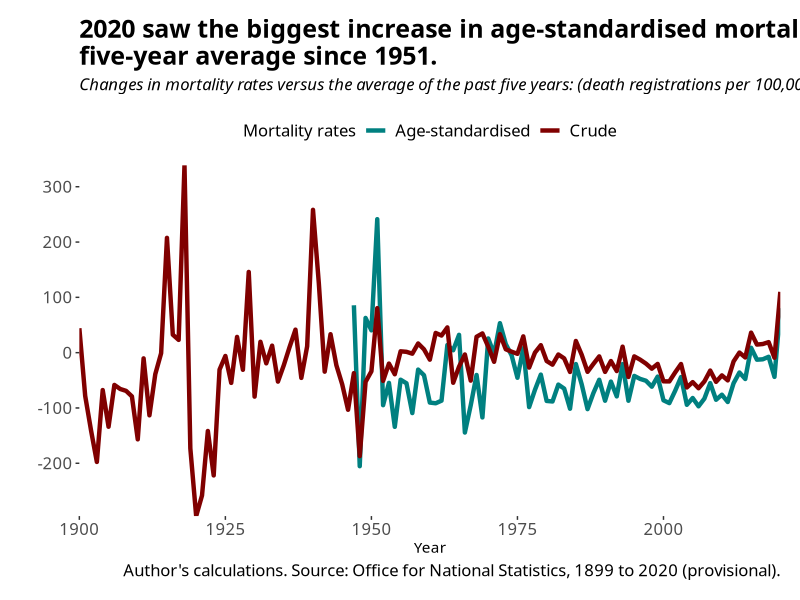
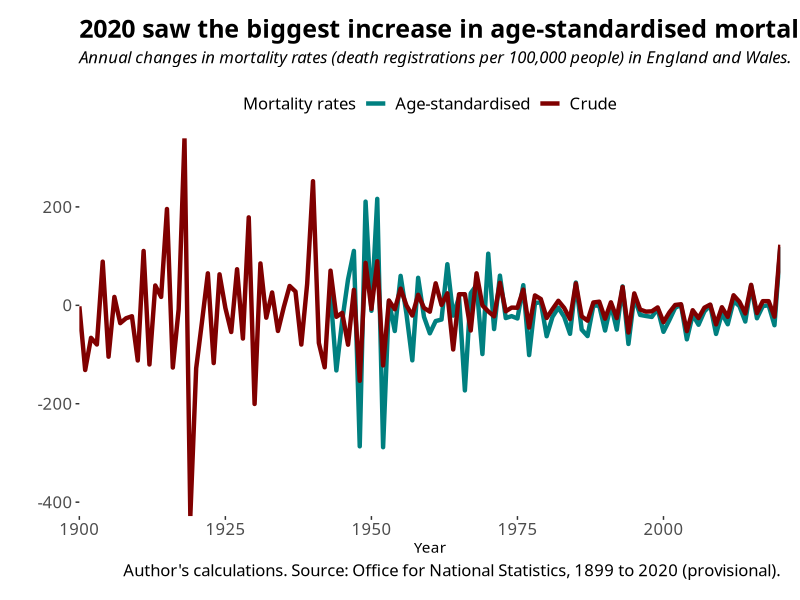
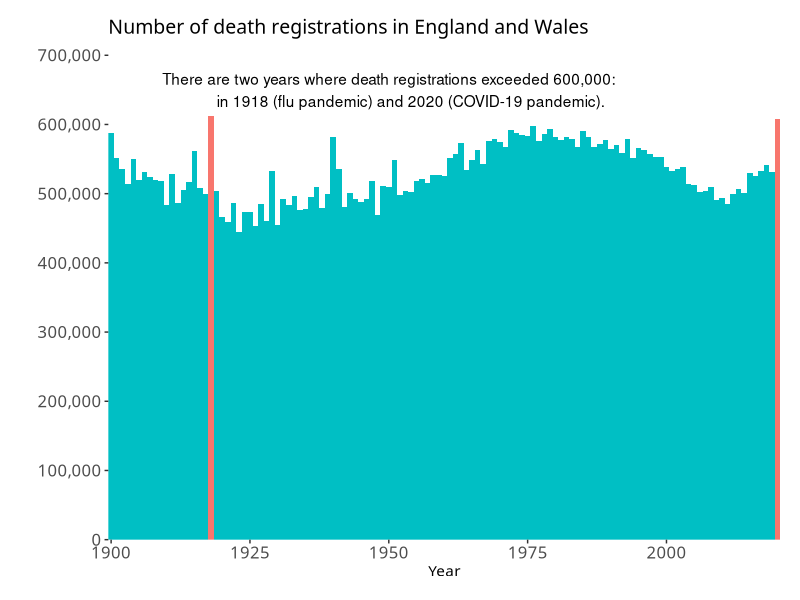
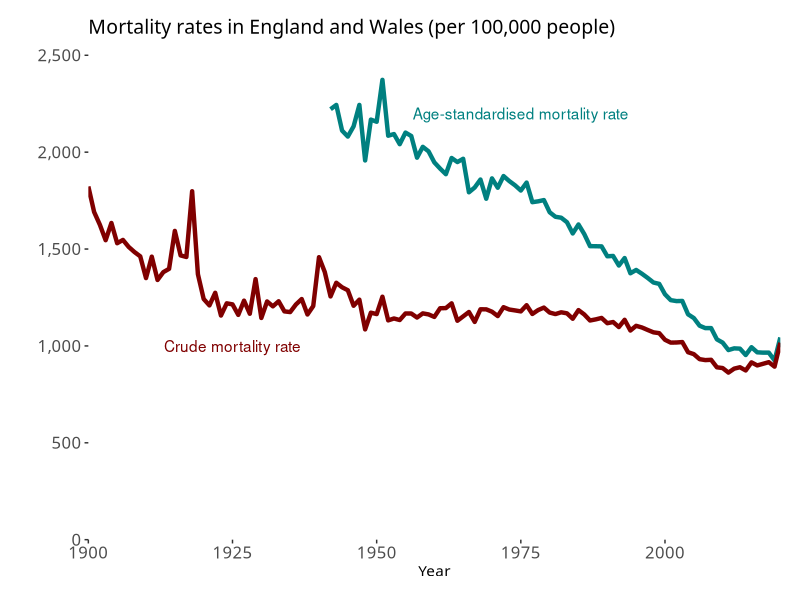
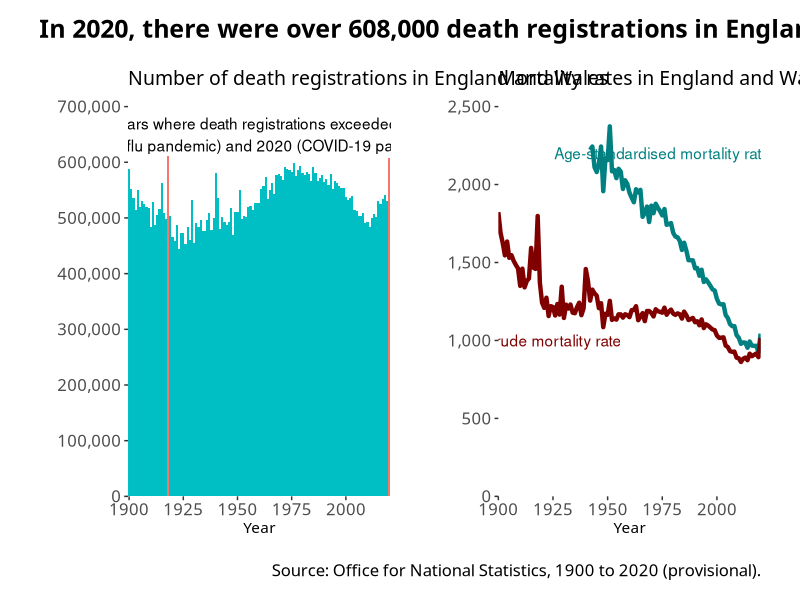

Write R code to recreate these figures, in order.
## Packages and Themes
# First, install the packages we need
library(tidyverse)
library(readxl)
library(patchwork)
library(scales)

# I set the plotting theme
theme_clean <- theme_bw(base_family="Calibri") + 
  theme(legend.position = "top",
        legend.title = element_text(size = 12),
        legend.text = element_text(size = 12),
        axis.text = element_text(size = 12),
        plot.title = element_text(size = 18, face = "bold"),
        plot.subtitle = element_text(size = 12, face = "italic", margin = margin(b=12)),
        plot.caption = element_text(size = 12),
        plot.margin = unit(c(.5,.5,.5,.5), "cm"),
        panel.grid.major = element_blank(),
        panel.grid.minor = element_blank(),
        panel.border = element_blank())
theme_set(theme_clean)

## Drawing and tidying the data
# I draw the figures from the prepared file
# You can download the original version from the Office for National Statistics here:
# https://www.ons.gov.uk/peoplepopulationandcommunity/birthsdeathsandmarriages/deaths/adhocs/12735annualdeathsandmortalityrates1938to2020provisional
ons_deaths_mortality_df <- read_excel("ONS Mortality Rates/ONS England and Wales Death Registrations - 1838 to 2020 - 2020-02-13.xlsx",
                                                                                sheet = "DATA")
# First, a simple table of the death registrations
ons_deathregs_df <- ons_deaths_mortality_df %>%
  filter(year >= 1900) %>%
  select(year, number_of_deaths)

# Next, we want a tidy data-set of the two mortality rates
ons_mortality_rates_df <- ons_deaths_mortality_df %>%
  filter(year >= 1900) %>%
  select(year, crude_mortality_rate_per100000,
         age_standardised_mortality_rate_per100000) %>%
  pivot_longer(cols = 2:3,
               names_to = "measures",
               values_to = "rate") %>%
  drop_na()

# Third, we want to understand annual changes in mortality rates
ons_mortality_change_df <- ons_deaths_mortality_df %>%
  arrange(year) %>%
  mutate(crude_change = crude_mortality_rate_per100000 -
           lag(crude_mortality_rate_per100000, 1),
         agest_change = age_standardised_mortality_rate_per100000 - 
           lag(age_standardised_mortality_rate_per100000, 1)) %>%
  filter(year >= 1900) %>%
  select(year, crude_change, agest_change) %>%
  pivot_longer(cols = 2:3,
               names_to = "measures",
               values_to = "change") %>%
  drop_na()

# We could also use a past 5-year average
ons_5yravg_change_df <- ons_deaths_mortality_df %>%
  arrange(year) %>%
  rename(crude = crude_mortality_rate_per100000,
         agest = age_standardised_mortality_rate_per100000) %>%
  mutate(crude_change = crude - (lag(crude,1) + lag(crude,2) +
                        lag(crude,3) + lag(crude,4) + lag(crude,5))/5,
         agest_change = agest - (lag(agest,1) + lag(agest,2) +
                        lag(agest,3) + lag(agest,4) + lag(agest,5))/5) %>%
  filter(year >= 1900) %>%
  select(year, crude_change, agest_change) %>%
  pivot_longer(cols = 2:3,
               names_to = "measures",
               values_to = "change") %>%
  drop_na()

## Making the graphs
# This is the first half of the first graph
ons_mortality_gg1 <- ons_deathregs_df %>%
  ggplot(aes(x = year,
             y = number_of_deaths)) +
  geom_bar(stat = "identity",
           width = 1,
           aes(fill = number_of_deaths <= 600000)) +
  scale_x_continuous(expand = c(0,0)) +
  scale_y_continuous(expand = c(0,0),
                     limits = c(0,700000),
                     labels = label_comma(),
                     breaks = breaks_pretty(n = 7)) +
  theme(legend.position = "NONE",
        plot.subtitle = element_text(size = 14,
                                     face = "plain")) +
  labs(subtitle = "Number of death registrations in England and Wales",
       x = "Year",
       y = "") +
  annotate("text", x = 1950, y = 650000,
           label = "There are two years where death registrations exceeded 600,000:
           in 1918 (flu pandemic) and 2020 (COVID-19 pandemic).")

# This is the second half of the first graph
ons_mortality_gg2 <- ons_mortality_rates_df %>%
  ggplot(aes(x = year,
             y = rate,
             group = measures)) +
  geom_line(aes(color = measures),
            size = 1.5) +
  scale_x_continuous(expand = c(0,0)) +
  scale_y_continuous(expand = c(0,0),
                     limits = c(0,2500),
                     labels = label_comma()) +
  theme(legend.position = "NONE",
        plot.subtitle = element_text(size = 14,
                                     face = "plain")) +
  labs(x = "Year",
       y = "",
       subtitle = "Mortality rates in England and Wales (per 100,000 people)") +
  scale_colour_manual(values = c("#008080", "#800000")) +
  annotate("text", x = 1925, y = 1000,
           label = "Crude mortality rate",
           color = "#800000") +
  annotate("text", x = 1975, y = 2200,
           label = "Age-standardised mortality rate",
           color = "#008080")

# Using patchwork, we join these two graphs using the + operator
# In patchwork, the plot_annotation function creates overarching annotations
ons_mortality_ggp <- ons_mortality_gg1 +
  ons_mortality_gg2 +
  plot_annotation(title = "In 2020, there were over 608,000 death registrations in England and Wales.",
                  caption = "Source: Office for National Statistics, 1900 to 2020 (provisional).")

# Lastly, we create the graph showing changes in mortality rates
ons_mortality_change_gg <- ons_mortality_change_df %>%
  ggplot(aes(x = year,
             y = change,
             group = measures)) +
  geom_line(aes(color = measures),
            size = 1.5) +
  scale_x_continuous(expand = c(0,0)) +
  scale_y_continuous(expand = c(0,0)) +
  labs(title = "2020 saw the biggest increase in age-standardised mortality since 1951.",
       subtitle = "Annual changes in mortality rates (death registrations per 100,000 people) in England and Wales.",
       x = "Year",
       y = "",
       caption = "Author's calculations. Source: Office for National Statistics, 1899 to 2020 (provisional).") +
  scale_colour_manual(values = c("#008080", "#800000"),
                      name = "Mortality rates",
                      labels = c("Age-standardised", "Crude"))

ons_5yravg_change_gg <- ons_5yravg_change_df %>%
  ggplot(aes(x = year,
             y = change,
             group = measures)) +
  geom_line(aes(color = measures),
            size = 1.5) +
  scale_x_continuous(expand = c(0,0)) +
  scale_y_continuous(expand = c(0,0)) +
  labs(title = str_wrap("2020 saw the biggest increase in age-standardised mortality against the past five-year average since 1951."),
       subtitle = "Changes in mortality rates versus the average of the past five years: (death registrations per 100,000 people) in England and Wales.",
       x = "Year",
       y = "",
       caption = "Author's calculations. Source: Office for National Statistics, 1899 to 2020 (provisional).") +
  scale_colour_manual(values = c("#008080", "#800000"),
                      name = "Mortality rates",
                      labels = c("Age-standardised", "Crude"))